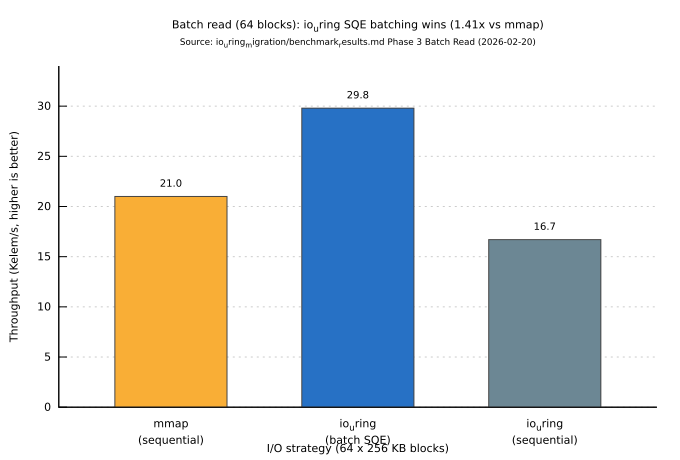

The script that saved this image:
# Self-contained gnuplot script. Rendered in-place by scripts/render-diagrams.sh
# to iouring-batch-read.svg. Output basename MUST equal script basename.
set terminal svg size 680,460 font 'DejaVu Sans,11' background rgb 'white'
set output 'iouring-batch-read.svg'

set title "Batch read (64 blocks): io_uring SQE batching wins (1.41x vs mmap)\n{/*0.8 Source: io_uring_migration/benchmark_results.md Phase 3 Batch Read (2026-02-20)}"
set ylabel "Throughput (Kelem/s, higher is better)"
set xlabel "I/O strategy (64 x 256 KB blocks)"

set style fill solid 0.92 border rgb '#444444'
set boxwidth 0.6
set yrange [0:34]
set grid ytics lc rgb '#cccccc' lw 1
unset key
set border 3
set xtics nomirror
set ytics nomirror

# Map color_id -> house palette: 1 amber (mmap), 2 blue (io_uring win), 3 grey (io_uring seq, the slow control).
# lc rgb variable reads a packed 0xRRGGBB integer (NOT a hex string).
mycolor(i) = (i == 1) ? 0xF9A825 : (i == 2) ? 0x1565C0 : 0x607D8B

# Bars colored per row; value labels above each.
plot 'iouring-batch-read.dat' using 1:3:(mycolor($4)):xtic(2) with boxes lc rgb variable notitle, \
     '' using 1:($3+1.3):(sprintf("%.1f", $3)) with labels font 'DejaVu Sans,10' notitle
